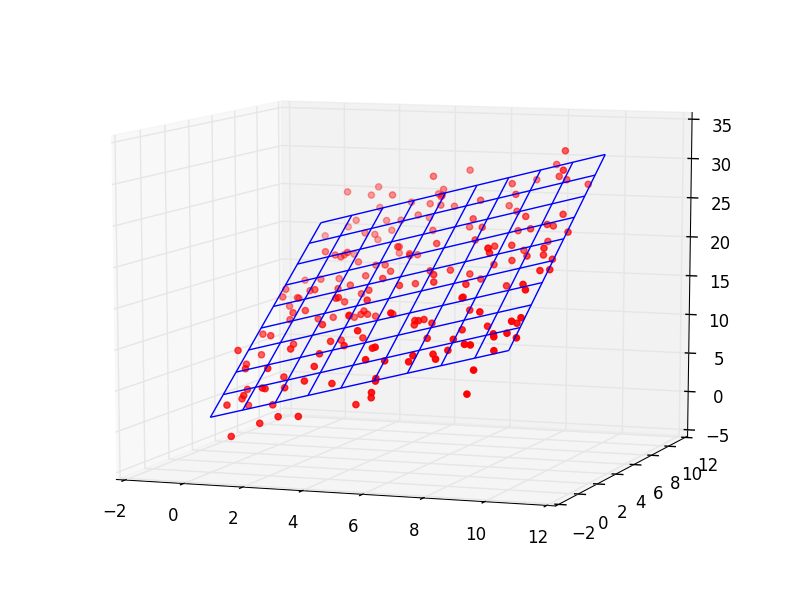

The script that drew this image:
from numpy import *
from matplotlib.pyplot import *
from mpl_toolkits.mplot3d import Axes3D

N = 200
x = random.uniform(0, 10, N)
y = random.uniform(0, 10, N)
z = x + 2*y + 1 + random.normal(0, 2, N)

ax = Axes3D(figure())
ax.scatter(x, y, z, color='red')

X, Y = meshgrid(linspace(0, 10, 10), linspace(0, 10, 10))
Z = X + 2*Y + 1
ax.plot_wireframe(X, Y, Z)
show()
